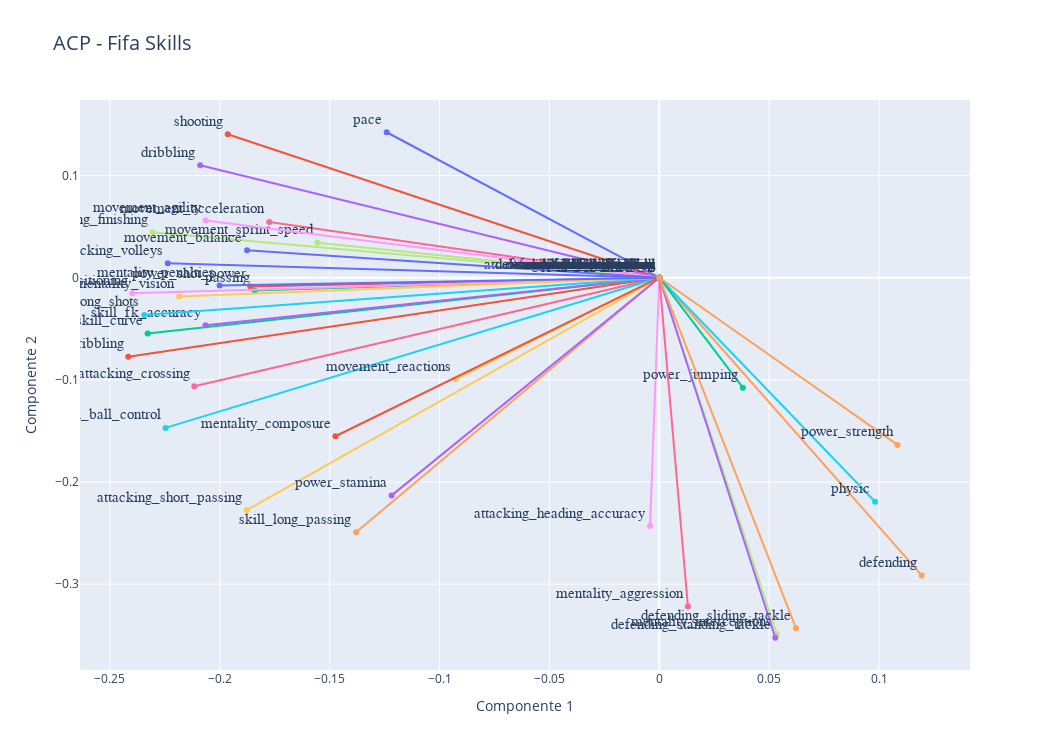

The notebook cell saved with this chart:
### Code cell
#Graph 1
data=[]

for i, (x,y) in enumerate(zip(pcs[0,:],pcs[1,:])):
    graph=go.Scatter(x=[0,x],y=[0,y],text=X.columns[i],
                     mode='lines+markers+text',textposition='top left',textfont=dict(family='sans serif',size=15))
    data.append(graph)

layout = go.Layout(title="ACP - Fifa Skills",titlefont=dict(size=20),
            xaxis=dict(title='Componente 1'),
            yaxis=dict(title='Componente 2'),
            autosize=False, width=1050,height=750,
            showlegend=False)

fig = go.Figure(data=data, layout=layout)
#plot(fig)
fig.show()

### Figure 1 — Plotly figure (JSON) as saved in the notebook; plotly's stock layout.template omitted (floating-point values rounded to 4 significant figures)
{"data": [{"mode": "lines+markers+text", "text": "pace", "textfont": {"family": "sans serif", "size": 15}, "textposition": "top left", "type": "scatter", "x": [0, -0.1241], "y": [0, 0.1424]}, {"mode": "lines+markers+text", "text": "shooting", "textfont": {"family": "sans serif", "size": 15}, "textposition": "top left", "type": "scatter", "x": [0, -0.1964], "y": [0, 0.1405]}, {"mode": "lines+markers+text", "text": "passing", "textfont": {"family": "sans serif", "size": 15}, "textposition": "top left", "type": "scatter", "x": [0, -0.1841], "y": [0, -0.01248]}, {"mode": "lines+markers+text", "text": "dribbling", "textfont": {"family": "sans serif", "size": 15}, "textposition": "top left", "type": "scatter", "x": [0, -0.2089], "y": [0, 0.1101]}, {"mode": "lines+markers+text", "text": "defending", "textfont": {"family": "sans serif", "size": 15}, "textposition": "top left", "type": "scatter", "x": [0, 0.1194], "y": [0, -0.2914]}, {"mode": "lines+markers+text", "text": "physic", "textfont": {"family": "sans serif", "size": 15}, "textposition": "top left", "type": "scatter", "x": [0, 0.09821], "y": [0, -0.2194]}, {"mode": "lines+markers+text", "text": "attacking_crossing", "textfont": {"family": "sans serif", "size": 15}, "textposition": "top left", "type": "scatter", "x": [0, -0.2116], "y": [0, -0.1062]}, {"mode": "lines+markers+text", "text": "attacking_finishing", "textfont": {"family": "sans serif", "size": 15}, "textposition": "top left", "type": "scatter", "x": [0, -0.2306], "y": [0, 0.04462]}, {"mode": "lines+markers+text", "text": "attacking_heading_accuracy", "textfont": {"family": "sans serif", "size": 15}, "textposition": "top left", "type": "scatter", "x": [0, -0.004223], "y": [0, -0.2432]}, {"mode": "lines+markers+text", "text": "attacking_short_passing", "textfont": {"family": "sans serif", "size": 15}, "textposition": "top left", "type": "scatter", "x": [0, -0.1877], "y": [0, -0.2275]}, {"mode": "lines+markers+text", "text": "attacking_volleys", "textfont": {"family": "sans serif", "size": 15}, "textposition": "top left", "type": "scatter", "x": [0, -0.2237], "y": [0, 0.01415]}, {"mode": "lines+markers+text", "text": "skill_dribbling", "textfont": {"family": "sans serif", "size": 15}, "textposition": "top left", "type": "scatter", "x": [0, -0.2417], "y": [0, -0.07749]}, {"mode": "lines+markers+text", "text": "skill_curve", "textfont": {"family": "sans serif", "size": 15}, "textposition": "top left", "type": "scatter", "x": [0, -0.2329], "y": [0, -0.05461]}, {"mode": "lines+markers+text", "text": "skill_fk_accuracy", "textfont": {"family": "sans serif", "size": 15}, "textposition": "top left", "type": "scatter", "x": [0, -0.2065], "y": [0, -0.04661]}, {"mode": "lines+markers+text", "text": "skill_long_passing", "textfont": {"family": "sans serif", "size": 15}, "textposition": "top left", "type": "scatter", "x": [0, -0.138], "y": [0, -0.2493]}, {"mode": "lines+markers+text", "text": "skill_ball_control", "textfont": {"family": "sans serif", "size": 15}, "textposition": "top left", "type": "scatter", "x": [0, -0.2247], "y": [0, -0.147]}, {"mode": "lines+markers+text", "text": "movement_acceleration", "textfont": {"family": "sans serif", "size": 15}, "textposition": "top left", "type": "scatter", "x": [0, -0.1775], "y": [0, 0.05464]}, {"mode": "lines+markers+text", "text": "movement_sprint_speed", "textfont": {"family": "sans serif", "size": 15}, "textposition": "top left", "type": "scatter", "x": [0, -0.1556], "y": [0, 0.03416]}, {"mode": "lines+markers+text", "text": "movement_agility", "textfont": {"family": "sans serif", "size": 15}, "textposition": "top left", "type": "scatter", "x": [0, -0.2064], "y": [0, 0.05607]}, {"mode": "lines+markers+text", "text": "movement_reactions", "textfont": {"family": "sans serif", "size": 15}, "textposition": "top left", "type": "scatter", "x": [0, -0.0927], "y": [0, -0.09939]}, {"mode": "lines+markers+text", "text": "movement_balance", "textfont": {"family": "sans serif", "size": 15}, "textposition": "top left", "type": "scatter", "x": [0, -0.1876], "y": [0, 0.02691]}, {"mode": "lines+markers+text", "text": "power_shot_power", "textfont": {"family": "sans serif", "size": 15}, "textposition": "top left", "type": "scatter", "x": [0, -0.1861], "y": [0, -0.008703]}, {"mode": "lines+markers+text", "text": "power_jumping", "textfont": {"family": "sans serif", "size": 15}, "textposition": "top left", "type": "scatter", "x": [0, 0.03803], "y": [0, -0.1076]}, {"mode": "lines+markers+text", "text": "power_stamina", "textfont": {"family": "sans serif", "size": 15}, "textposition": "top left", "type": "scatter", "x": [0, -0.1218], "y": [0, -0.2131]}, {"mode": "lines+markers+text", "text": "power_strength", "textfont": {"family": "sans serif", "size": 15}, "textposition": "top left", "type": "scatter", "x": [0, 0.1084], "y": [0, -0.1637]}, {"mode": "lines+markers+text", "text": "power_long_shots", "textfont": {"family": "sans serif", "size": 15}, "textposition": "top left", "type": "scatter", "x": [0, -0.2344], "y": [0, -0.03645]}, {"mode": "lines+markers+text", "text": "mentality_aggression", "textfont": {"family": "sans serif", "size": 15}, "textposition": "top left", "type": "scatter", "x": [0, 0.01304], "y": [0, -0.322]}, {"mode": "lines+markers+text", "text": "mentality_interceptions", "textfont": {"family": "sans serif", "size": 15}, "textposition": "top left", "type": "scatter", "x": [0, 0.05347], "y": [0, -0.3491]}, {"mode": "lines+markers+text", "text": "mentality_positioning", "textfont": {"family": "sans serif", "size": 15}, "textposition": "top left", "type": "scatter", "x": [0, -0.2398], "y": [0, -0.01516]}, {"mode": "lines+markers+text", "text": "mentality_vision", "textfont": {"family": "sans serif", "size": 15}, "textposition": "top left", "type": "scatter", "x": [0, -0.2185], "y": [0, -0.01838]}, {"mode": "lines+markers+text", "text": "mentality_penalties", "textfont": {"family": "sans serif", "size": 15}, "textposition": "top left", "type": "scatter", "x": [0, -0.2001], "y": [0, -0.007544]}, {"mode": "lines+markers+text", "text": "mentality_composure", "textfont": {"family": "sans serif", "size": 15}, "textposition": "top left", "type": "scatter", "x": [0, -0.1474], "y": [0, -0.1552]}, {"mode": "lines+markers+text", "text": "defending_marking", "textfont": {"family": "sans serif", "size": 15}, "textposition": "top left", "type": "scatter", "x": [0, 0], "y": [0, 0]}, {"mode": "lines+markers+text", "text": "defending_standing_tackle", "textfont": {"family": "sans serif", "size": 15}, "textposition": "top left", "type": "scatter", "x": [0, 0.0528], "y": [0, -0.3525]}, {"mode": "lines+markers+text", "text": "defending_sliding_tackle", "textfont": {"family": "sans serif", "size": 15}, "textposition": "top left", "type": "scatter", "x": [0, 0.06219], "y": [0, -0.3431]}], "layout": {"autosize": false, "height": 750, "showlegend": false, "title": {"font": {"size": 20}, "text": "ACP - Fifa Skills"}, "width": 1050, "xaxis": {"autorange": true, "range": [-0.2636, 0.1414], "title": {"text": "Componente 1"}, "type": "linear"}, "yaxis": {"autorange": true, "range": [-0.3841, 0.174], "title": {"text": "Componente 2"}, "type": "linear"}}}
